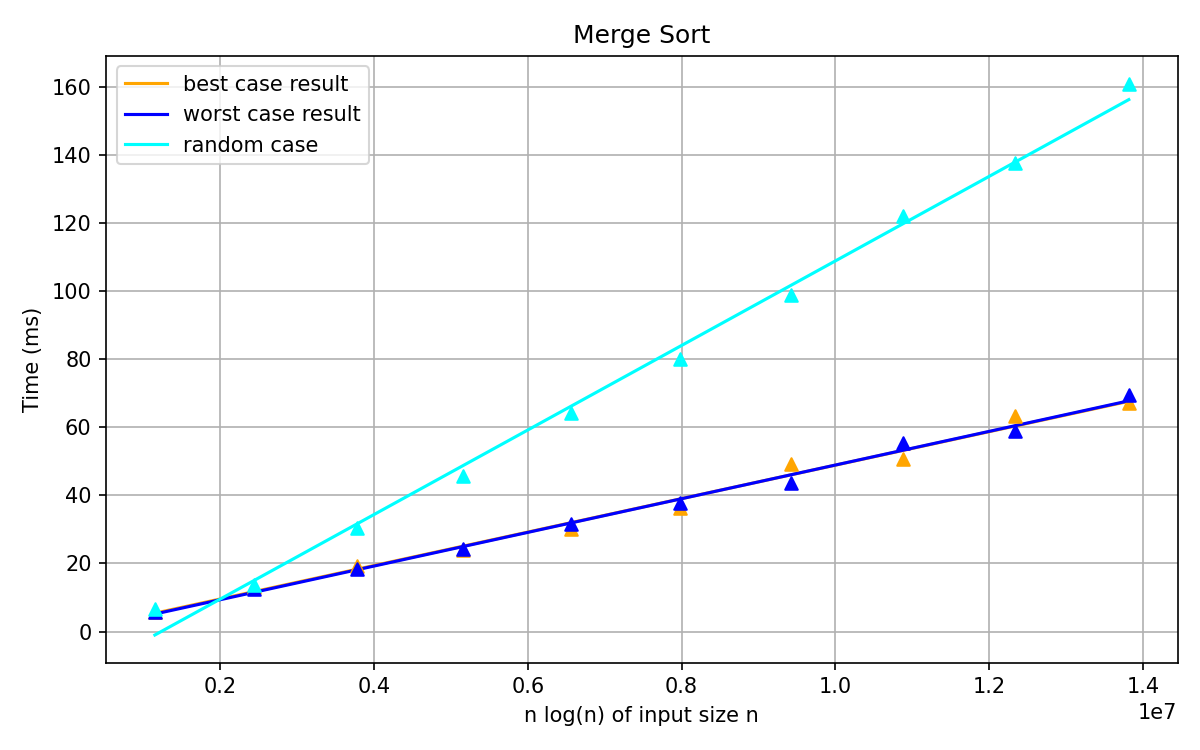

This chart was generated by the following Python code:
import os
import pandas as pd
import numpy as np
import matplotlib.pyplot as plt

os.chdir(os.path.dirname(os.path.abspath(__file__)))

best   = pd.read_csv("merge_sort_sorted_1m.csv",   header=None)
worst  = pd.read_csv("merge_sort_alternating.csv", header=None)
random = pd.read_csv("merge_sort_random.csv",      header=None)

sizes = np.array([100000, 200000, 300000, 400000, 500000, 600000, 700000, 800000, 900000, 1000000])
x = sizes * np.log(sizes)

y_best   = best.mean(axis=1).values
y_worst  = worst.mean(axis=1).values
y_random = random.mean(axis=1).values

# fit a degree 1 (linear) polynomial to each dataset
best_fit   = np.polyfit(x, y_best,   1)
worst_fit  = np.polyfit(x, y_worst,  1)
random_fit = np.polyfit(x, y_random, 1)

# generate smooth x values for the line of best fit
x_line = np.linspace(x.min(), x.max(), 500)

# evaluate the polynomial at each x point
best_line   = np.polyval(best_fit,   x_line)
worst_line  = np.polyval(worst_fit,  x_line)
random_line = np.polyval(random_fit, x_line)

plt.figure(figsize=(8, 5))

# plot raw data points
plt.scatter(x, y_best,   color='orange', marker='^', zorder=3)
plt.scatter(x, y_worst,  color='blue',   marker='^', zorder=3)
plt.scatter(x, y_random, color='cyan',   marker='^', zorder=3)

# plot lines of best fit
plt.plot(x_line, best_line,   color='orange', label='best case result')
plt.plot(x_line, worst_line,  color='blue',   label='worst case result')
plt.plot(x_line, random_line, color='cyan',   label='random case')

plt.xlabel("n log(n) of input size n")
plt.ylabel("Time (ms)")
plt.title("Merge Sort")
plt.legend()
plt.grid(True)
plt.tight_layout()
plt.savefig("merge_sort_plot.png", dpi=150)
plt.show()
